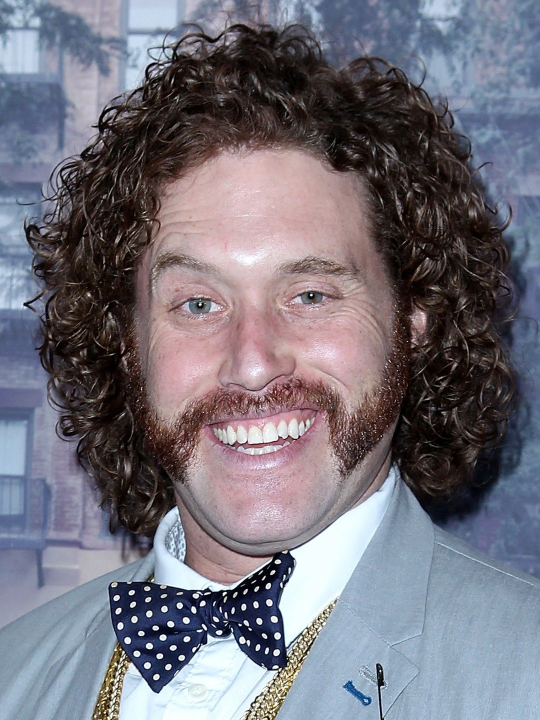
#> input picture img/elich.jpg, 1080 x 1440 px, found by its file name (shown at 1/2 size)
$ python 4_.py
#> lines starting #> are read from the running program, lines starting #| are printed output that depends on the picture; after the words box and inside, x2 and y2 are one past the last pixel; in counts of white or black regions, pixels touching at a corner belong together
'''
	A simple application of opencv for Background removal / blurring
	nav.naveenvenkat@gmail.com
	github.com/nmakes/back-blur
'''

import cv2
import numpy as np
from time import time
import argparse


class StableFaceCapture:

	'''
		Notes:
		# A part of this class is taken from: github.com/nmakes/spoof/camera.py
		# This class originally contained Forehead detection and other dlib utils. We will not be using it.
		1. OpenCV considers x & y to be horizontal (left-right) and vertical (top-bottom)
		directions, while numpy considers x to be axis-0 (top-bottom) and y to be axis-1.
		2. We set a threshold to avoid unstable detection. We create a region of interest (ROI) which
		is slighly bigger than the detected face's bounding box. If face is detected again inside
		the ROI, we do not change it. If the face is not detected inside the ROI, we look for the face
		again in the whole image.
		3. We assume that only one face will be detected in the frame.
	'''

	def __init__(self, video=0, threshold=0.025, camHeight=480, camWidth=640, rescale=8, noDetectionLimit=0, cvArgs={'scaleFactor':1.1, 'minNeighbors':5, 'minSize':(30, 30),'flags':cv2.CASCADE_SCALE_IMAGE}):

		'''
			- threshold: 		this will ensure that if the captured face is within
								5% of the previously captured position, then the Fx,Fy,Fw,Fh
								will not be altered
			- noDetectionLimit:	if face is not detected for these many frames inside the ROI,
								we look for the face in the whole image
			- cvArgs={...}: 	arguments to opencv's detectMultiScale function
		'''
#> in __init__, self.alt_image is the input picture: shape (1440, 1080, 3); mean B, G, R 123.5, 113.3, 115.9
#> in __init__, `self.alt_image = cv2.resize(self.alt_image, (self.camWidth,self.camHei..`:
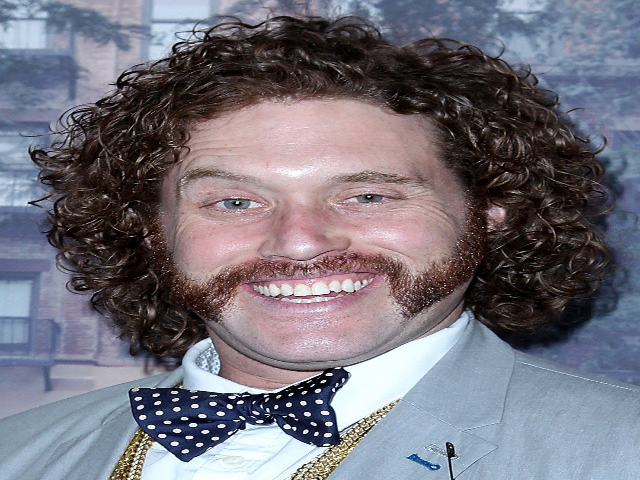
#> self.alt_image: shape (480, 640, 3); mean B, G, R 123.5, 113.3, 115.9

		# Inherit parameters
		self.threshold = threshold
		self.cvArgs = cvArgs
		self.camWidth = camWidth
		self.camHeight = camHeight
		# self.rescale = rescale

		# Initialize camera parameters
		self.cam = cv2.VideoCapture(video)
		self.cam.set(3,camWidth)
		self.cam.set(4,camHeight)
		self.camDiag = np.sqrt(self.camWidth**2 + self.camHeight**2)
		self.faceCascade = cv2.CascadeClassifier(cv2.data.haarcascades+'haarcascade_frontalface_default.xml')

		# Region of Interest
		self.ROI = None # np.array([0,0,0,0]) # (x,y,w,h)

		# Face capture
		self.F = None # np.array([0,0,0,0]) # (x,y,w,h)

		# Counters for stable face detection
		self.noDetectionLimit = noDetectionLimit
		self.noDetectionCounter = 0

		# Utils for GrabCut
		# self.bgdModel = np.zeros((1,65),np.float64)
		# self.fgdModel = np.zeros((1,65),np.float64)
		# self.mm = np.zeros((int(self.camWidth/self.rescale),int(self.camHeight/self.rescale)))


	def getCamDims(self):
		# For openCV like dimensions
		return (int(self.camWidth), int(self.camHeight))


	def getCamShape(self):
		# For numpy like shape
		return (int(self.camHeight), int(self.camWidth))


	def withinThreshold(self, loc):

		dF = np.abs(self.F - np.array(loc)) / self.camDiag
		if np.all(dF <= self.threshold):
			return True
		else:
			return False


	def getCapture(self, returnSuccess=False):

#> called with returnSuccess = False
		if returnSuccess==False:
			ret_val, img = self.cam.read()
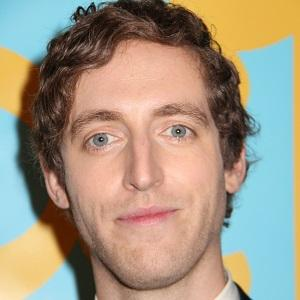
#> input picture img/richi.jpg, 300 x 300 px, given in place of the camera
#> img is the input picture: shape (300, 300, 3); mean B, G, R 130.2, 149.7, 163.4
			if(img.shape[:2] != (self.camHeight, self.camWidth)):
				img = cv2.resize(img, (self.camWidth, self.camHeight), cv2.INTER_CUBIC)
#> img: shape (480, 640, 3)
			return img
		else:
			ret_val, img = self.cam.read()
			if(img.shape[:2] != (self.camHeight, self.camWidth)):
				img = cv2.resize(img, (self.camWidth, self.camHeight), cv2.INTER_CUBIC)
			return ret_val, img


	def getFace(self, img=None):

		if img is None:
			img = self.getCapture()

		if self.ROI is None: # First detection attempt
			self.ROI = (0, 0, self.camWidth, self.camHeight) # (x,y,w,h)

		# Get the image inside the ROI
		roiImg = img[	int(self.ROI[1]) : int(self.ROI[1]) + int(self.ROI[3]),
						int(self.ROI[0]) : int(self.ROI[0]) + int(self.ROI[2])]

		# Get the gray image (for haar cascade classification)
		grayRoiImg = cv2.cvtColor(img, cv2.COLOR_BGR2GRAY)
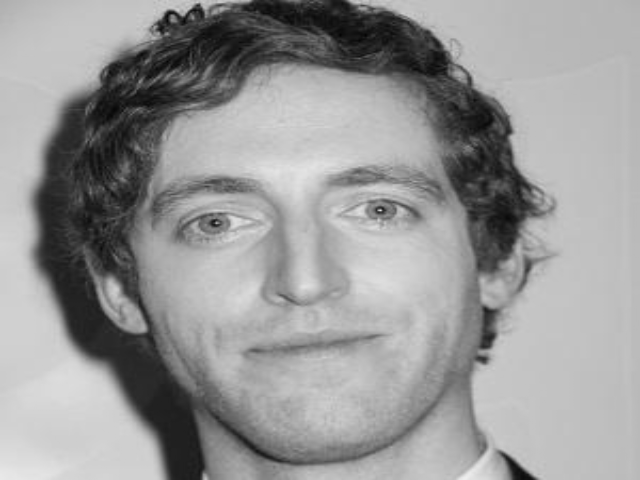
#> grayRoiImg: shape (480, 640); min 4, max 238, mean 151.5

		# Get the faces

		faces = self.faceCascade.detectMultiScale(
				grayRoiImg,
				scaleFactor=self.cvArgs['scaleFactor'],
				minNeighbors=self.cvArgs['minNeighbors'],
				minSize=self.cvArgs['minSize'],
				flags=self.cvArgs['flags']
			)
#> faces = [[119, 69, 370, 370]]

		# If no faces are found, we need to increase the noDetectionCounter, but return the previous
		# detected face region so as to avoid spikes in the estimation
		if len(faces) == 0:

			self.noDetectionCounter += 1

			if(self.noDetectionCounter>=self.noDetectionLimit):
				# self.noDetectionCounter = 0
				return None
				self.ROI = (0, 0, self.camWidth, self.camHeight)

			return self.F

		# Otherwise, reset the noDetectionCounter & continue the execution
		else:
			self.noDetectionCounter = 0

		# For the captured face(s), get the position of the face
		# Note: x, y are with respect to the image fed to the classifier. Thus,
		# these will be relative to the region of interest, and hence we add
		# ROI values to the x & y values.
		for (x,y,w,h) in faces:

			# If it is the first detection of a face, simply set the variables
			if(self.F is None):
				self.F = np.array([self.ROI[0] + x, self.ROI[1] + y, w, h])
				# self.ROI = np.array([self.F[0] - 40, self.F[1] - 40, self.F[2]+80, self.F[3] + 80])
				return self.F

			# Otherwise, check the threshold
			else:

				# If the new region is within the threshold, return the old value
				if( self.withinThreshold((x,y,w,h)) ):
					return self.F

				# Otherwise, return the new region, while setting it to be the face region
				else:
					self.F = np.array([self.ROI[0] + x, self.ROI[1] + y, w, h])
					# self.ROI = np.array([self.F[0] - 40, self.F[1] - 40, self.F[2]+80, self.F[3] + 80])
					return self.F
#> this loop made 1 pass


class BackgroundHandler:


	def __init__(self, camWidth, camHeight, rescale=8, mode=None, alt_image_path='back.jpg', blur_kernel_size=9, mask_smooth_kernel_size=11, mask_smooth_iters=2, update_iters=10):

		self.camWidth = camWidth
		self.camHeight = camHeight
		self.rescale = rescale
		self.mode = mode
		self.alt_image_path = alt_image_path
		self.alt_image = cv2.imread(alt_image_path)
		self.alt_image = cv2.resize(self.alt_image, (self.camWidth,self.camHeight), cv2.INTER_CUBIC)

		# Counters for updating only after a few iterations
		self.update_iters = update_iters
		self.update_counter = -1

		# GrabCut runs on rescaled dimensions
		self.sW = int(self.camWidth / self.rescale)
		self.sH = int(self.camHeight / self.rescale)

		# Smoothing kernels
		self.blur_kernel_size = b = blur_kernel_size
		self.mask_smooth_kernel_size = k = mask_smooth_kernel_size
		self.mask_smooth_iters = mask_smooth_iters

		self.bgblur_kernel = np.ones((b,b), np.float32)/(b**2)
		self.mask_smooth_kernel = np.ones((k,k), np.float32)/(k**2)

		# Grabcut parameters
		self.bgdModel = np.zeros((1,65),np.float64)
		self.fgdModel = np.zeros((1,65),np.float64)
		self.mm = np.zeros((int(self.camWidth/self.rescale),int(self.camHeight/self.rescale)))
		self.mask = self.mm


	def get_mask(self, img, face_location):

		self.update_counter += 1

		x,y,w,h = face_location
		X,Y,W,H = [int(a/self.rescale) for a in (x,y,w,h)]

		if (img.shape[:2] != (self.camHeight, self.camWidth)):
			print('WARNING::BackgroundHandler::get_mask(): image shape does not match (camWidth, camHeight)')

		smallimg = cv2.resize(img, (self.sW, self.sH), interpolation=cv2.INTER_LINEAR)
		rect = (max(1,X-int(W)),max(1,Y-int(H)),min(int(3*W),self.sW),smallimg.shape[0]-(Y-int(H)))

		if (self.update_counter % self.update_iters == 0):
			self.mm, self.bgdModel, self.fgdModel = cv2.grabCut(smallimg,self.mm,rect,self.bgdModel,self.fgdModel,5,cv2.GC_INIT_WITH_RECT)
			self.mask = np.where((self.mm==2)|(self.mm==0),0,1).astype('uint8')

			self.mask = cv2.resize(self.mask, (self.camWidth,self.camHeight), interpolation=cv2.INTER_LINEAR)

			for _ in range(self.mask_smooth_iters):
				self.mask = cv2.filter2D(self.mask,-1,self.mask_smooth_kernel)

			self.mask = self.mask[:, :, np.newaxis]

		return self.mask


	def apply_background(self, img, mask):

		if(self.mode==None):
			return img

		elif(self.mode=='remove'):
			return img * self.mask + self.alt_image * (1-self.mask)

		elif(self.mode=='blur'):
			alt_image = cv2.resize(img, (int(self.camWidth/4), int(self.camHeight/4)))
			alt_image = cv2.filter2D(alt_image,-1,self.bgblur_kernel)
			alt_image = cv2.resize(alt_image, (self.camWidth,self.camHeight))
			return img * self.mask + alt_image * (1-self.mask)


# DEMO
if __name__=='__main__':

	mode = 'blur' # 'remove', 'blur', None
	wid, hei = (640,480)
	scale = 8
	update_iters = 10

	blur_kernel_size = 9
	mask_smooth_kernel_size = 15
	mask_smooth_iters = 5

	bg_path = 'img/elich.jpg'

	cap = StableFaceCapture(threshold=0.1, camHeight=hei, camWidth=wid, rescale=scale)

	backhandle = BackgroundHandler(camWidth=wid, camHeight=hei, rescale=scale,
									mode=mode, alt_image_path=bg_path,
									blur_kernel_size=blur_kernel_size, mask_smooth_kernel_size=mask_smooth_kernel_size,
									mask_smooth_iters=mask_smooth_iters, update_iters=update_iters)

	c = -1

	T = time()
	timer = 0
	timer_steps = 10 # To calculate FPS

	while(True):

		c+=1

		img = cap.getCapture()
		loc = cap.getFace(img)
#> loc = [119, 69, 370, 370]

		if loc is not None:

			mask = backhandle.get_mask(img, loc)
#> in get_mask, `x,y,w,h = face_location`: x = 119; y = 69; w = 370
#> in get_mask, `X,Y,W,H = [int(a/self.rescale) for a in (x,y,w,h)]`: X = 14; Y = 8; W = 46
#> in get_mask, `smallimg = cv2.resize(img, (self.sW, self.sH), interpolation=cv2.INTER..`:
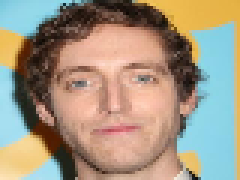
#> smallimg: shape (60, 80, 3) (shown 3 times larger); mean B, G, R 130.3, 149.7, 163.5
#> in get_mask, `rect = (max(1,X-int(W)),max(1,Y-int(H)),min(int(3*W),self.sW),smallimg..`: rect = (1, 1, 80, 98)
#> in get_mask, `self.mask = np.where((self.mm==2)|(self.mm==0),0,1).astype('uint8')`: self.mask: shape (60, 80); values 0 (black) and 1 (white), 61.6% white; 1 black region, box (x1, y1, x2, y2) and area: (0, 0, 80, 60) 1845
#> in get_mask, `self.mask = cv2.resize(self.mask, (self.camWidth,self.camHeight), inte..`:
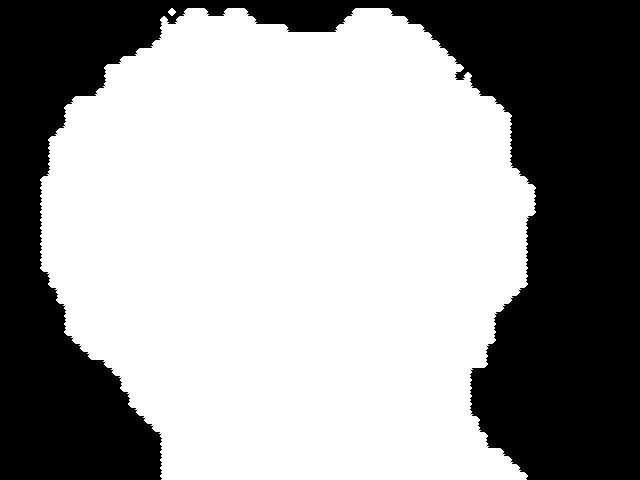
#> self.mask: shape (480, 640); values 0 (black) and 1 (white), 61.3% white; 1 black region, box (x1, y1, x2, y2) and area: (0, 0, 640, 480) 119018
#> after the loop in get_mask, `for _ in range(self.mask_smooth_iters):`:
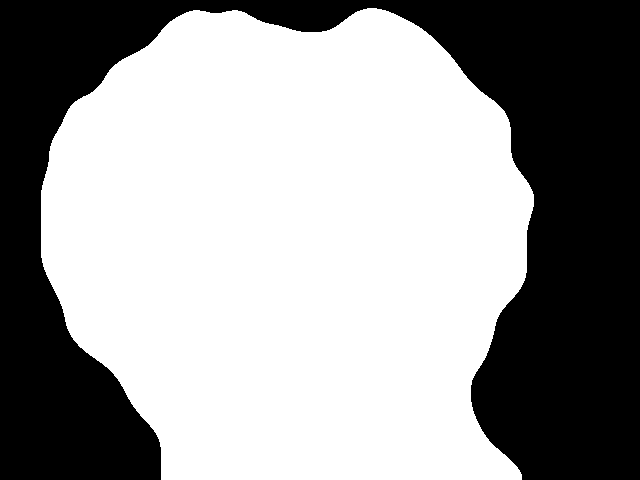
#> self.mask: shape (480, 640); values 0 (black) and 1 (white), 61.2% white; 1 black region, box (x1, y1, x2, y2) and area: (0, 0, 640, 480) 119232
			img = backhandle.apply_background(img, mask)
#> in apply_background, `return img * self.mask + alt_image * (1-self.mask)`:
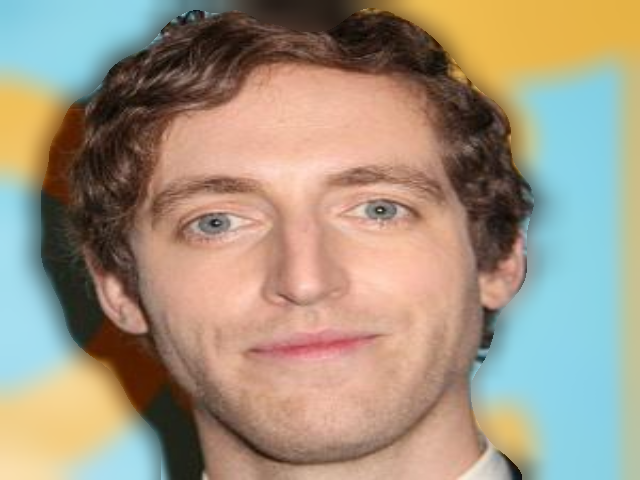
#> returned value: shape (480, 640, 3); mean of channels 0, 1, 2 128.9, 148.1, 162.1; drawn as B, G, R

			cv2.imshow('camera', img)

		else:
			cv2.imshow('camera', img)

		if cv2.waitKey(1) & 0xFF == ord('d'):
#> (key Esc is pressed here)
			break  # esc to quit


		t = time()
		timer += t-T
		if(c%timer_steps==0):
			print("TIME: {} | FPS: {}".format(timer/timer_steps, timer_steps/timer))
			timer = 0
		T = t
